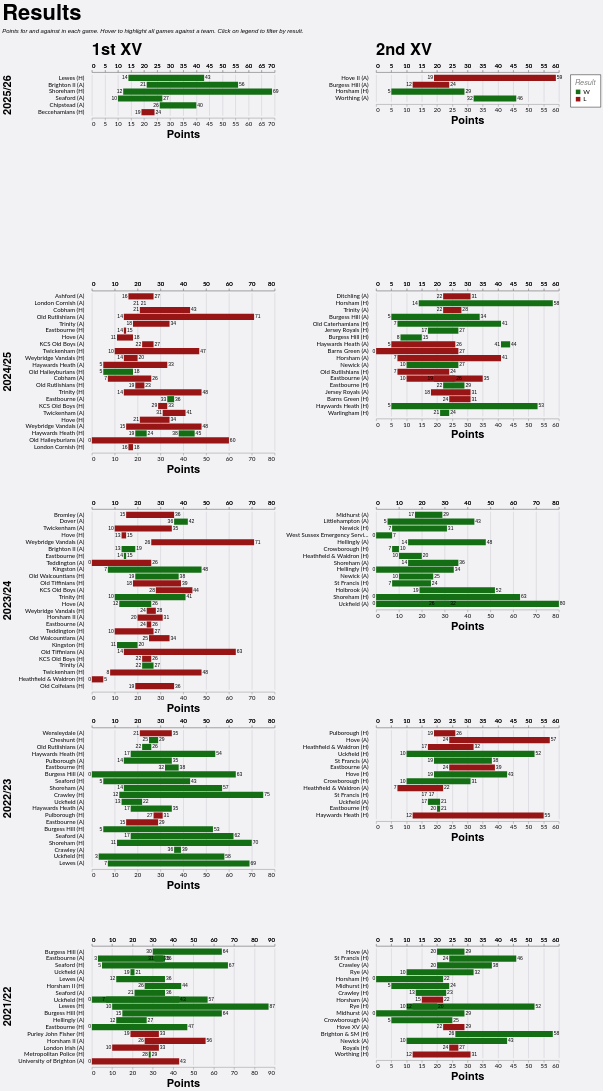

Write a Vega-Lite specification for this figure.
### Vega-Lite specification from a JSON file in a GitHub repository (floating-point values rounded to 4 significant figures; data arrays with more than 128 entries replaced by an {"elided": "..."} marker saying what was removed)
{"config": {"axis": {"labelFont": "Lato, sans-serif", "titleFont": "PT Sans Narrow, Helvetica Neue, Helvetica, Arial, sans-serif", "labelFontSize": 13, "titleFontSize": 24, "gridColor": "#202947", "gridOpacity": 0.2}, "header": {"labelFont": "PT Sans Narrow, Helvetica Neue, Helvetica, Arial, sans-serif", "titleFont": "PT Sans Narrow, Helvetica Neue, Helvetica, Arial, sans-serif", "labelFontSize": 24, "titleFontSize": 28, "labelFontWeight": "bold", "orient": "left"}, "legend": {"labelFont": "Lato, sans-serif", "titleFont": "PT Sans Narrow, Helvetica Neue, Helvetica, Arial, sans-serif", "labelFontSize": 14, "titleFontSize": 16, "titlePadding": 5, "fillColor": "white", "strokeColor": "black", "padding": 10, "titleFontWeight": "lighter", "titleFontStyle": "italic", "titleColor": "gray", "offset": 10}, "title": {"font": "PT Sans Narrow, Helvetica Neue, Helvetica, Arial, sans-serif", "fontSize": 48, "fontWeight": "bold", "anchor": "start", "align": "center", "titlePadding": 20, "subtitlePadding": 10, "subtitleFontSize": 13, "subtitleColor": "", "subtitleFontStyle": "italic", "offset": 15, "color": "black"}, "axisX": {"labelAngle": 0}, "facet": {"title": null, "header": null, "align": {"row": "each", "column": "each"}}, "resolve": {"scale": {"y": "independent", "facet": "independent"}}, "background": "#f2f1f4", "view": {"strokeWidth": 0}}, "data": {"name": "data-0a0373fceffd59c7e5cb5ed312725fd0"}, "facet": {"column": {"field": "squad", "header": {"labelAnchor": "start", "labelExpr": "datum.value + ' XV'", "labelFontSize": 36, "title": null}, "title": null, "type": "nominal"}, "row": {"field": "season", "sort": {"field": "season", "order": "descending"}, "title": null, "type": "nominal"}}, "spec": {"layer": [{"mark": {"type": "bar"}, "encoding": {"color": {"field": "result", "legend": {"orient": "right", "title": "Result", "titleOrient": "top"}, "scale": {"domain": ["W", "L"], "range": ["#146f14", "#981515"]}, "type": "nominal"}, "detail": {"field": "game_id", "type": "nominal"}, "opacity": {"condition": {"param": "param_4", "value": 1.0, "empty": true}, "value": 0.2}, "x": {"axis": {"offset": 5, "orient": "bottom"}, "field": "pf", "title": "Points", "type": "quantitative"}, "x2": {"field": "pa"}, "y": {"axis": {"domain": false, "grid": false, "offset": 15, "ticks": false, "title": null}, "field": "game_label", "sort": {"field": "date", "order": "descending"}, "title": null, "type": "nominal"}}, "name": "view_2"}, {"mark": {"type": "text", "align": "right", "dx": -2, "dy": 0}, "encoding": {"color": {"value": "black"}, "detail": {"field": "game_id", "type": "nominal"}, "opacity": {"condition": {"param": "param_4", "value": 1.0, "empty": true}, "value": 0.2}, "text": {"field": "loser", "type": "nominal"}, "x": {"axis": {"offset": 5, "orient": "top"}, "field": "loser", "title": null, "type": "quantitative"}, "y": {"axis": {"domain": false, "grid": false, "offset": 15, "ticks": false, "title": null}, "field": "game_label", "sort": {"field": "date", "order": "descending"}, "title": null, "type": "nominal"}}}, {"mark": {"type": "text", "align": "left", "dx": 2, "dy": 0}, "encoding": {"color": {"value": "black"}, "detail": {"field": "game_id", "type": "nominal"}, "opacity": {"condition": {"param": "param_4", "value": 1.0, "empty": true}, "value": 0.2}, "text": {"field": "winner", "type": "nominal"}, "x": {"axis": {"offset": 5, "orient": "top"}, "field": "winner", "title": null, "type": "quantitative"}, "y": {"axis": {"domain": false, "grid": false, "offset": 15, "ticks": false, "title": null}, "field": "game_label", "sort": {"field": "date", "order": "descending"}, "title": null, "type": "nominal"}}}], "height": {"step": 15}, "transform": [{"filter": {"param": "param_5"}}], "width": 400}, "params": [{"name": "param_4", "select": {"type": "point", "clear": "mouseout", "fields": ["opposition"], "on": "hover"}, "views": ["view_2"]}, {"name": "param_5", "select": {"type": "point", "fields": ["result"]}, "bind": "legend", "views": ["view_2"]}], "resolve": {"scale": {"x": "independent", "y": "independent"}}, "spacing": 10, "title": {"text": "Results", "subtitle": "Points for and against in each game. Hover to highlight all games against a team. Click on legend to filter by result."}, "$schema": "https://vega.github.io/schema/vega-lite/v5.20.1.json", "datasets": {"data-0a0373fceffd59c7e5cb5ed312725fd0": {"elided": "164 records"}}}
